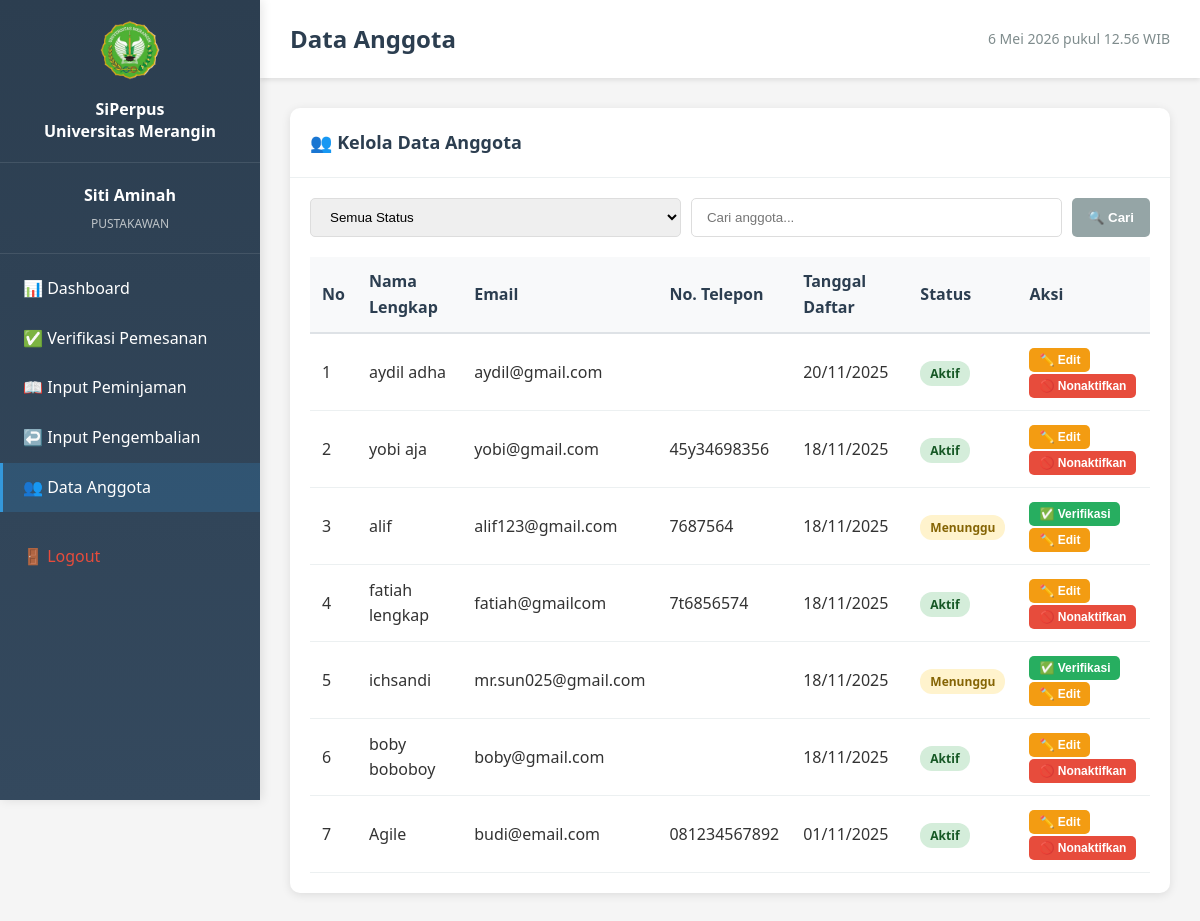
The app's page /pustakawan/data-anggota.php (signed in) with its own data.
### tables this page shows
CREATE TABLE `anggota` (
  `id_anggota` int(11) NOT NULL,
  `id_user` int(11) DEFAULT NULL,
  `nama_lengkap` varchar(100) NOT NULL,
  `email` varchar(100) NOT NULL,
  `no_telepon` varchar(15) DEFAULT NULL,
  `alamat` text DEFAULT NULL,
  `foto_identitas` varchar(255) DEFAULT NULL,
  `status_verifikasi` enum('menunggu','aktif','nonaktif') DEFAULT 'menunggu',
  `tanggal_daftar` date NOT NULL
);

### config/database.php (called while the page is built, shortened)
<?php
$conn = mysqli_connect(DB_HOST, DB_USER, DB_PASS, DB_NAME);
mysqli_set_charset($conn, "utf8");
function query($sql) {
    global $conn;
    $result = mysqli_query($conn, $sql);
    return $result;
}
?>

### pustakawan/data-anggota.php (the view, shortened to what this page needs)
<?php
require_once '../config/database.php';
$filter = isset($_GET['status']) ? escape($_GET['status']) : 'all';
$keyword = isset($_GET['keyword']) ? escape($_GET['keyword']) : '';
$where = "WHERE 1=1";
$anggota_list = query("SELECT a.*, u.username
                       FROM anggota a
                       LEFT JOIN users u ON a.id_user = u.id_user
                       $where
                       ORDER BY a.tanggal_daftar DESC");
include '../includes/header.php';
?>
<div class="card">
    <div class="card-header">
        <h3>👥 Kelola Data Anggota</h3>
    </div>
    <div class="card-body">
        <div class="filter-box">
            <form method="GET" action="" class="filter-form">
                <select name="status" onchange="this.form.submit()">
                    <option value="all" <?php echo $filter == 'all' ? 'selected' : ''; ?>>Semua Status</option>
                </select>
                <input type="text" name="keyword" placeholder="Cari anggota..." value="<?php echo $keyword; ?>">
                <button type="submit" class="btn btn-secondary">🔍 Cari</button>
            </form>
        </div>
        <table class="table">
            <thead>
                <tr>
                    <th>No</th>
                    <th>Nama Lengkap</th>
                    <th>Email</th>
                    <th>No. Telepon</th>
                    <th>Tanggal Daftar</th>
                    <th>Status</th>
                    <th>Aksi</th>
                </tr>
            </thead>
            <tbody>
                <?php
                $no = 1;
                while($row = mysqli_fetch_assoc($anggota_list)):
                ?>
                <tr>
                    <td><?php echo $no++; ?></td>
                    <td><?php echo $row['nama_lengkap']; ?></td>
                    <td><?php echo $row['email']; ?></td>
                    <td><?php echo $row['no_telepon']; ?></td>
                    <td><?php echo date('d/m/Y', strtotime($row['tanggal_daftar'])); ?></td>
                    <td>
                        <?php if ($row['status_verifikasi'] == 'aktif'): ?>
                            <span class="badge badge-success">Aktif</span>
                        <?php elseif ($row['status_verifikasi'] == 'menunggu'): ?>
                            <span class="badge badge-warning">Menunggu</span>
                        <?php else: ?>
                            <span class="badge badge-danger">Nonaktif</span>
                        <?php endif; ?>
                    </td>
                    <td>
                        <?php if ($row['status_verifikasi'] == 'menunggu'): ?>
                            <button class="btn btn-sm btn-success" onclick="verifikasiAnggota(<?php echo $row['id_anggota']; ?>, '<?php echo addslashes($row['nama_lengkap']); ?>')">
                                ✅ Verifikasi
                            </button>
                        <?php endif; ?>
                        <button class="btn btn-sm btn-warning" onclick='editAnggota(<?php echo json_encode($row); ?>)'>✏️ Edit</button>
                        <?php if ($row['status_verifikasi'] == 'aktif'): ?>
                            <button class="btn btn-sm btn-danger" onclick="nonaktifkanAnggota(<?php echo $row['id_anggota']; ?>, '<?php echo addslashes($row['nama_lengkap']); ?>')">
                                🚫 Nonaktifkan
                            </button>
                        <?php endif; ?>
                    </td>
                </tr>
                <?php endwhile; ?>
            </tbody>
        </table>
    </div>
</div>
<?php include '../includes/footer.php'; ?>

### assets/css/style.css (style rules this page uses)
* { margin: 0; padding: 0; box-sizing: border-box; }
body { font-family: "Segoe UI", Tahoma, Geneva, Verdana, sans-serif; line-height: 1.6; color: #333; background-color: #f5f5f5; }
.btn { padding: 12px 30px; text-decoration: none; border-radius: 5px; font-weight: 600; transition: all 0.3s; display: inline-block; }
.btn-secondary { background-color: transparent; color: white; border: 2px solid white; }

### assets/css/dashboard.css (style rules this page uses)
.card { background: white; border-radius: 10px; box-shadow: 0 2px 10px rgba(0, 0, 0, 0.1); margin-bottom: 20px; }
.card-header { padding: 20px; border-bottom: 1px solid #ecf0f1; }
.card-header h3 { margin: 0; color: #2c3e50; font-size: 18px; }
.card-body { padding: 20px; }
.table { width: 100%; border-collapse: collapse; margin-top: 15px; }
.table thead { background-color: #f8f9fa; }
.table th { padding: 12px; text-align: left; font-weight: 600; color: #2c3e50; border-bottom: 2px solid #dee2e6; }
.table td { padding: 12px; border-bottom: 1px solid #ecf0f1; }
.badge { padding: 4px 10px; border-radius: 12px; font-size: 12px; font-weight: 600; }
.badge-success { background-color: #d4edda; color: #155724; }
.badge-warning { background-color: #fff3cd; color: #856404; }
.btn { padding: 8px 16px; border-radius: 5px; border: none; cursor: pointer; font-weight: 600; transition: all 0.3s; text-decoration: none; display: inline-block; }
.btn-secondary { background-color: #95a5a6; color: white; }
.btn-success { background-color: #27ae60; color: white; }
.btn-warning { background-color: #f39c12; color: white; }
.btn-danger { background-color: #e74c3c; color: white; }
.btn-sm { padding: 5px 10px; font-size: 12px; }
.search-box, .filter-box { margin-bottom: 20px; }
.search-box form, .filter-box .filter-form { display: flex; gap: 10px; }
.search-box input, .filter-box input, .filter-box select { padding: 10px 15px; border: 1px solid #ddd; border-radius: 5px; flex: 1; }

### records on screen
anggota: nama_lengkap "aydil adha", email "aydil@gmail.com", tanggal_daftar "20/11/2025", status_verifikasi "Aktif"
anggota: nama_lengkap "yobi aja", email "yobi@gmail.com", no_telepon "45y34698356", tanggal_daftar "18/11/2025", status_verifikasi "Aktif"
anggota: nama_lengkap "alif", email "alif123@gmail.com", no_telepon "7687564", tanggal_daftar "18/11/2025", status_verifikasi "Menunggu"
anggota: nama_lengkap "fatiah lengkap", email "fatiah@gmailcom", no_telepon "7t6856574", tanggal_daftar "18/11/2025", status_verifikasi "Aktif"
anggota: nama_lengkap "ichsandi", email "mr.sun025@gmail.com", tanggal_daftar "18/11/2025", status_verifikasi "Menunggu"
anggota: nama_lengkap "boby boboboy", email "boby@gmail.com", tanggal_daftar "18/11/2025", status_verifikasi "Aktif"
anggota: nama_lengkap "Agile", email "budi@email.com", no_telepon "081234567892", tanggal_daftar "01/11/2025", status_verifikasi "Aktif"

### other values on screen
$_SESSION['nama_lengkap'] "Siti Aminah"
$_SESSION['role'] "PUSTAKAWAN"
$page_title "Data Anggota"
